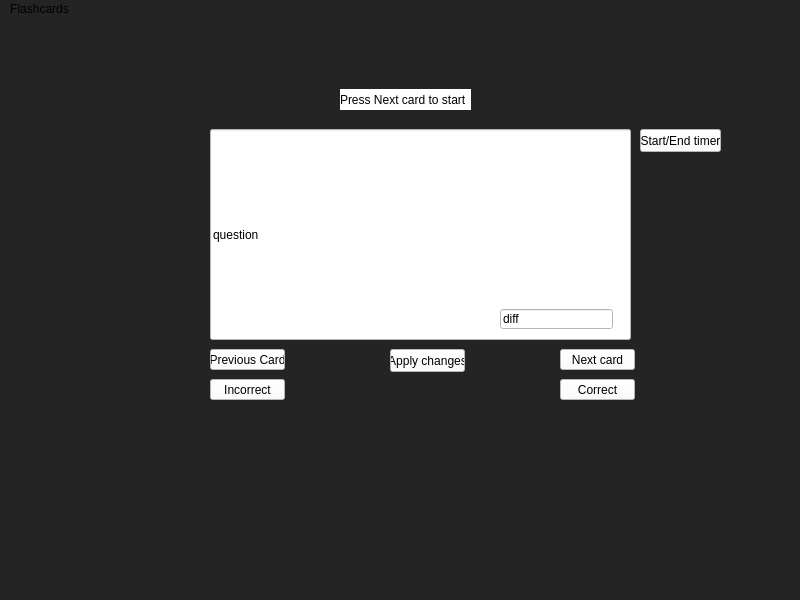
<?xml version="1.0" encoding="UTF-8"?>
<ui version="4.0">
 <class>MainWindow</class>
 <widget class="QMainWindow" name="MainWindow">
  <property name="geometry">
   <rect>
    <x>0</x>
    <y>0</y>
    <width>800</width>
    <height>600</height>
   </rect>
  </property>
  <property name="windowTitle">
   <string>MainWindow</string>
  </property>
  <property name="styleSheet">
   <string notr="true">background-color: rgb(36, 36, 36);</string>
  </property>
  <widget class="QWidget" name="centralwidget">
   <widget class="QLabel" name="title">
    <property name="geometry">
     <rect>
      <x>340</x>
      <y>70</y>
      <width>131</width>
      <height>21</height>
     </rect>
    </property>
    <property name="styleSheet">
     <string notr="true">background-color: rgb(255, 255, 255);</string>
    </property>
    <property name="text">
     <string>Press Next card to start</string>
    </property>
   </widget>
   <widget class="QPushButton" name="nextcardb">
    <property name="geometry">
     <rect>
      <x>560</x>
      <y>330</y>
      <width>75</width>
      <height>21</height>
     </rect>
    </property>
    <property name="styleSheet">
     <string notr="true">background-color: rgb(255, 255, 255);</string>
    </property>
    <property name="text">
     <string>Next card</string>
    </property>
   </widget>
   <widget class="QPushButton" name="previouscardb">
    <property name="geometry">
     <rect>
      <x>210</x>
      <y>330</y>
      <width>75</width>
      <height>21</height>
     </rect>
    </property>
    <property name="styleSheet">
     <string notr="true">background-color: rgb(255, 255, 255);</string>
    </property>
    <property name="text">
     <string>Previous Card</string>
    </property>
   </widget>
   <widget class="QLineEdit" name="question">
    <property name="geometry">
     <rect>
      <x>210</x>
      <y>110</y>
      <width>421</width>
      <height>211</height>
     </rect>
    </property>
    <property name="styleSheet">
     <string notr="true">background-color: rgb(255, 255, 255);</string>
    </property>
    <property name="text">
     <string>question</string>
    </property>
   </widget>
   <widget class="QLineEdit" name="answer">
    <property name="geometry">
     <rect>
      <x>210</x>
      <y>110</y>
      <width>421</width>
      <height>211</height>
     </rect>
    </property>
    <property name="styleSheet">
     <string notr="true">background-color: rgb(255, 255, 255);</string>
    </property>
    <property name="text">
     <string>answer</string>
    </property>
   </widget>
   <widget class="QLineEdit" name="difflevel">
    <property name="geometry">
     <rect>
      <x>500</x>
      <y>290</y>
      <width>113</width>
      <height>20</height>
     </rect>
    </property>
    <property name="styleSheet">
     <string notr="true">background-color: rgb(255, 255, 255);</string>
    </property>
    <property name="text">
     <string>diff</string>
    </property>
   </widget>
   <widget class="QPushButton" name="editb">
    <property name="geometry">
     <rect>
      <x>390</x>
      <y>330</y>
      <width>75</width>
      <height>23</height>
     </rect>
    </property>
    <property name="styleSheet">
     <string notr="true">background-color: rgb(255, 255, 255);</string>
    </property>
    <property name="text">
     <string>Apply changes</string>
    </property>
   </widget>
   <widget class="QPushButton" name="start">
    <property name="geometry">
     <rect>
      <x>640</x>
      <y>110</y>
      <width>81</width>
      <height>23</height>
     </rect>
    </property>
    <property name="styleSheet">
     <string notr="true">background-color: rgb(255, 255, 255);</string>
    </property>
    <property name="text">
     <string>Start/End timer</string>
    </property>
   </widget>
   <widget class="QPushButton" name="correct">
    <property name="geometry">
     <rect>
      <x>560</x>
      <y>360</y>
      <width>75</width>
      <height>21</height>
     </rect>
    </property>
    <property name="styleSheet">
     <string notr="true">background-color: rgb(255, 255, 255);</string>
    </property>
    <property name="text">
     <string>Correct</string>
    </property>
   </widget>
   <widget class="QPushButton" name="incorrect">
    <property name="geometry">
     <rect>
      <x>210</x>
      <y>360</y>
      <width>75</width>
      <height>21</height>
     </rect>
    </property>
    <property name="styleSheet">
     <string notr="true">background-color: rgb(255, 255, 255);</string>
    </property>
    <property name="text">
     <string>Incorrect</string>
    </property>
   </widget>
   <zorder>answer</zorder>
   <zorder>question</zorder>
   <zorder>title</zorder>
   <zorder>nextcardb</zorder>
   <zorder>previouscardb</zorder>
   <zorder>difflevel</zorder>
   <zorder>editb</zorder>
   <zorder>start</zorder>
   <zorder>correct</zorder>
   <zorder>incorrect</zorder>
  </widget>
  <widget class="QMenuBar" name="menubar">
   <property name="geometry">
    <rect>
     <x>0</x>
     <y>0</y>
     <width>800</width>
     <height>21</height>
    </rect>
   </property>
   <widget class="QMenu" name="menuwhat">
    <property name="title">
     <string>Flashcards</string>
    </property>
   </widget>
   <addaction name="menuwhat"/>
  </widget>
  <widget class="QStatusBar" name="statusbar"/>
 </widget>
 <resources/>
 <connections/>
</ui>
